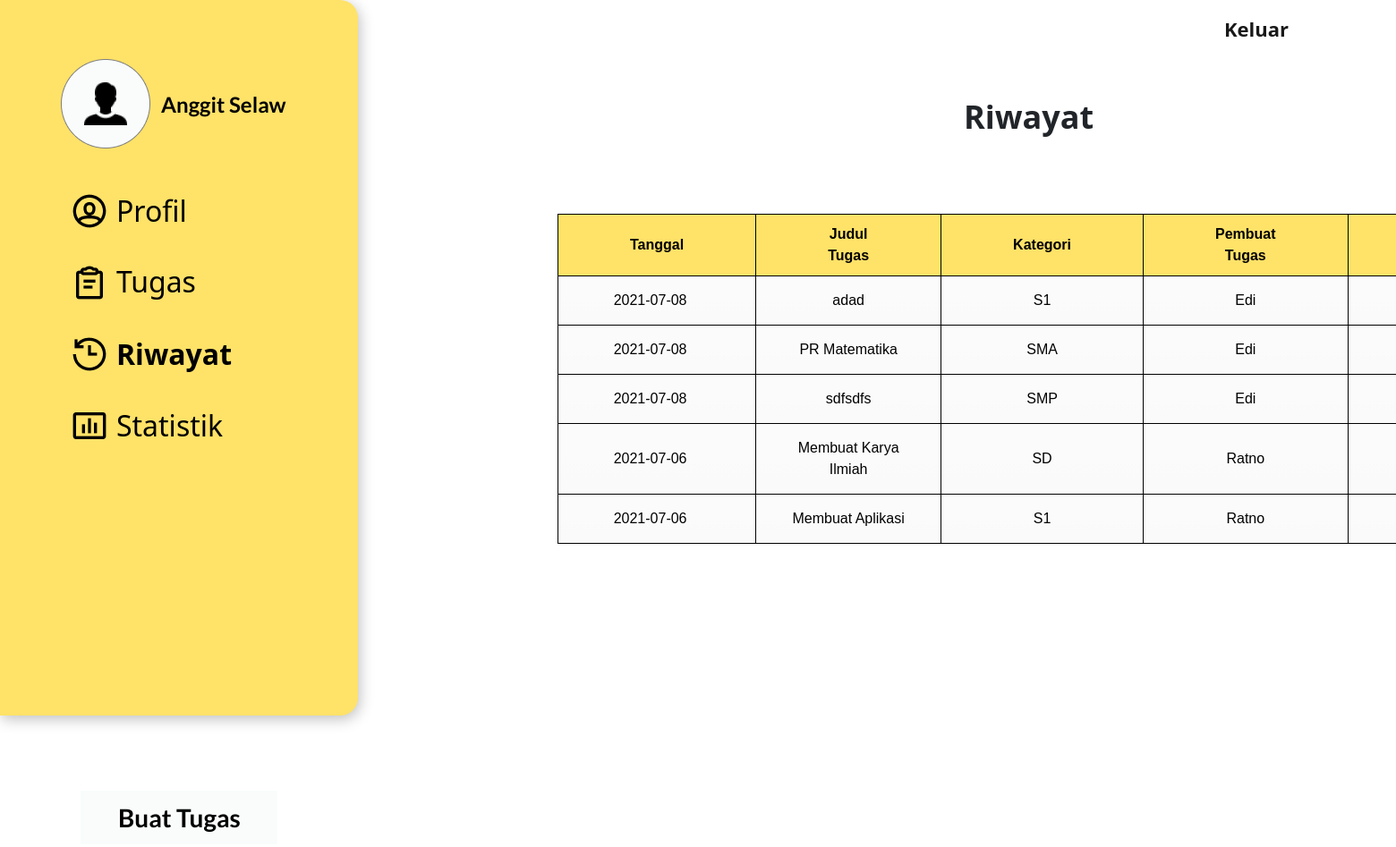
The page /riwayat.php (signed in) on the database its author committed.
### tables this page shows
CREATE TABLE `tugas` (
  `id_tugas` int(11) NOT NULL,
  `id_user` int(11) NOT NULL,
  `tanggal` date NOT NULL,
  `judul_tugas` varchar(100) NOT NULL,
  `kategori` varchar(20) NOT NULL,
  `isi_tugas` text NOT NULL,
  `harga` int(11) NOT NULL,
  `status` varchar(10) NOT NULL,
  `id_tutor` int(11) DEFAULT NULL
);

CREATE TABLE `user` (
  `id` int(11) NOT NULL,
  `nama` varchar(50) NOT NULL,
  `email` varchar(20) NOT NULL,
  `password` varchar(255) NOT NULL
);

### riwayat.php (the view, shortened to what this page needs)
<?php
require 'koneksi.php';
$id = $_SESSION['id'];
$sql = mysqli_query($conn, "SELECT * FROM tugas INNER JOIN user ON tugas.id_user = user.id WHERE tugas.status='DONE' AND tugas.id_tutor='$id' ORDER BY tanggal DESC ");
?>
<!DOCTYPE html>
<html lang="en">
<head>
    <link href="styleRiwayat.css" rel="stylesheet" type="text/css" />
    <link href="https://cdn.jsdelivr.net/npm/bootstrap@5.0.1/dist/css/bootstrap.min.css" rel="stylesheet">
</head>
<body>
   <nav class="navbar fixed-top navbar-expand-lg navbar-light">
        <div class="container-fluid">
           <ul class="navbar-nav me-auto mb-2 mb-lg-0">
              <li class="nav-item">
                <a class="nav-link active" href="logout.php" onClick="return confirm('Apakah Anda Ingin Keluar?')">Keluar</a>
              </li>
            </ul>
        </div>
      </nav>
  <div class="kotak-kuning">
    <div>
      <img src="icon/Group27.png" class="side-user" alt="">
      <span class="side-name"><p><?php echo $_SESSION["nama"]; ?></p></span>
    </div>
    <div>
      <a href="profile.php"><img class="icon1" src="icon/Group67.png" alt="">
      <span class="p-profil"><p>Profil</p></span></a>
      <a href="tugas.php"><img class="icon2" src="icon/Group66.png" alt="">
      <span class="p-tugas"><p>Tugas</p></span></a>
      <a href="riwayat.php"><img class="icon3" src="icon/Group65.png" alt="">
      <span class="p-riwayat"><p style="font-weight: bold">Riwayat</p></span></a>
      <a href="statistik.php"><img class="icon4" src="icon/Group64.png" alt="">
      <span class="p-statistik"><p>Statistik</p></span></a>
    </div>
    <a href="buatTugas.php">
      <div class="kotak-buat-tugas">
        <span class="p-buat-tugas"><p>Buat Tugas</p></span>
      </div>
    </a>
  </div>
  <span class="judul-konten"><p>Riwayat</p></span>
  <div class="konten">
    <table cellspacing='0'>
      <thead>
        <tr>
          <th>Tanggal</th>
          <th>Judul Tugas</th>
          <th>Kategori</th>
          <th>Pembuat Tugas</th>
          <th>Harga</th>
        </tr>
      </thead>
      <?php
      while($data = mysqli_fetch_array($sql)) {
      ?>
      <tbody>
        <tr>
          <td><?php echo $data['tanggal'] ?></td>
          <td><?php echo $data['judul_tugas'] ?></td>
          <td><?php echo $data['kategori'] ?></td>
          <td><?php echo $data['nama'] ?></td>
          <td><?php echo $data['harga'] ?></td>
        </tr>
        <?php
        }
        ?>
      </tbody>
    </table>
  </div>
</body>
</html>

### styleRiwayat.css (style rules this page uses)
html { height: 100%; }
body { background-color: rgba(249, 252, 251, 0.88); font-family: 'Lato', sans-serif; }
nav { padding-left: 200px; padding-right: 100px; }
.nav-link { font-weight: bold; font-size: 22px; }
.kotak-kuning { min-height: 100vh; width: 400px; background: #FFE268; box-shadow: 2px 4px 16px rgba(0, 0, 0, 0.25); border-radius: 0px 20px 20px 0px; }
.icon1 { position: absolute; width: 40px; height: 40px; left: 80px; top: 216px; }
.kotak-kuning p { font-style: normal; font-weight: 300; font-size: 32px; line-height: 38px; color: #000000; }
a { text-decoration: none; }
.icon2 { position: absolute; width: 40px; height: 40px; left: 80px; top: 296px; }
.icon3 { position: absolute; width: 40px; height: 40px; left: 80px; top: 376px; }
.icon4 { position: absolute; width: 40px; height: 40px; left: 80px; top: 456px; }
.p-profil { position: absolute; width: 77px; height: 38px; left: 130px; top: 217px; }
.p-tugas { position: absolute; width: 78px; height: 38px; left: 130px; top: 296px; }
.p-riwayat { position: absolute; width: 108px; height: 38px; left: 130px; top: 377px; }
.p-statistik { position: absolute; width: 109px; height: 38px; left: 130px; top: 457px; }
.side-user { position: absolute; width: 100px; height: 100px; left: 68px; top: 66px; }
.side-name { position: absolute; width: 149px; height: 29px; left: 180px; top: 102px; }
.side-name p { font-family: Lato; font-style: normal; font-weight: bold; font-size: 24px; line-height: 29px; }
.kotak-buat-tugas { position: absolute; width: 220px; height: 60px; left: 90px; top: 884px; background: #F9FCFB; }
.p-buat-tugas { position: absolute; left: 42px; top: 13px; }
.p-buat-tugas p { font-family: Lato; font-style: normal; font-weight: 600; font-size: 28px; line-height: 34px; color: black; }
.judul-konten { position: absolute; width: 86px; height: 43px; left: 1077px; top: 109px; }
.judul-konten p { font-style: normal; font-weight: bold; font-size: 36px; line-height: 43px; }
.konten { position: absolute; width: 600px; height: 606px; left: 623px; top: 239px; }

### riwayat.php (style rules this page uses)
table { font-family: Arial, Helvetica, sans-serif; color: #000000; background: #eaebec; border: #000000 1px solid; }
table th { padding: 10px 80px; border-left:1px solid #000000; border-bottom: 1px solid #000000; background: #FFE268; }
table th:first-child { border-left:none; }
table tr { text-align: center; padding-left: 20px; }
table td:first-child { text-align: center; padding-left: 20px; border-left: 0; }
table td { padding: 15px 35px; border-top: 1px solid #000000; border-bottom: 1px solid #000000; border-left: 1px solid #000000; background: #fafafa; background: -webkit-gradient(linear, left top, left bottom, from(#fbfbfb), to(#fafafa)); background: -moz-linear-gradient(top, #fbfbfb, #fafafa); }
table tr:last-child td { border-bottom: 0; }
table tr:last-child td:first-child { -moz-border-radius-bottomleft: 3px; -webkit-border-bottom-left-radius: 3px; border-bottom-left-radius: 3px; }
table tr:last-child td:last-child { -moz-border-radius-bottomright: 3px; -webkit-border-bottom-right-radius: 3px; border-bottom-right-radius: 3px; }

### rows shown on the page
tugas: tanggal "2021-07-08", judul_tugas "adad", kategori "S1", id_user.nama "Edi"
tugas: tanggal "2021-07-08", judul_tugas "PR Matematika", kategori "SMA", id_user.nama "Edi"
tugas: tanggal "2021-07-08", judul_tugas "sdfsdfs", kategori "SMP", id_user.nama "Edi"
tugas: tanggal "2021-07-06", judul_tugas "Membuat Karya Ilmiah", kategori "SD", id_user.nama "Ratno"
tugas: tanggal "2021-07-06", judul_tugas "Membuat Aplikasi", kategori "S1", id_user.nama "Ratno"

### other values the page prints
$_SESSION["nama"] "Anggit Selaw"
